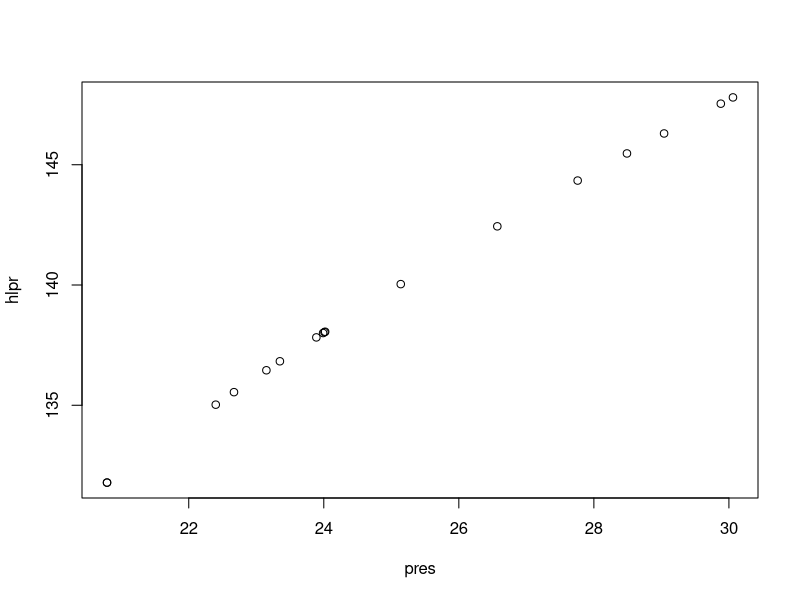
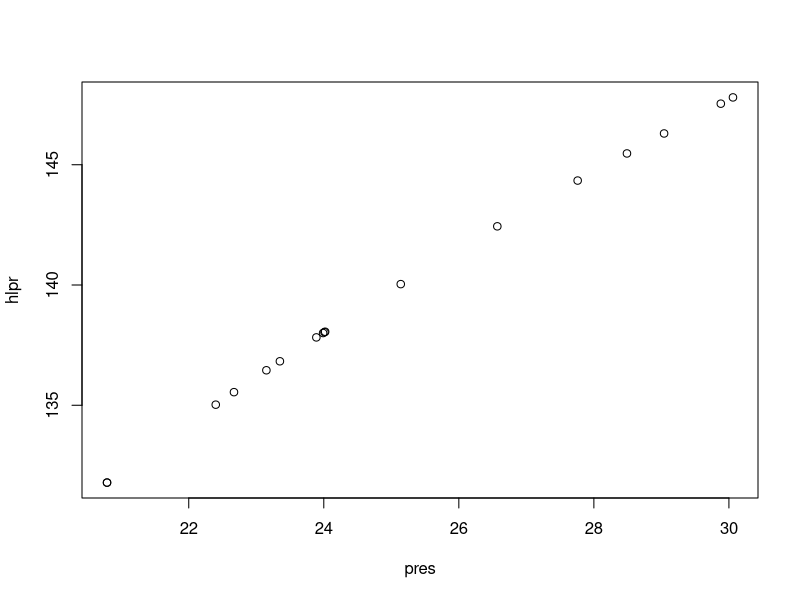

The R source for these figures, in order: (Note: this script raises an error after producing the figures.)
################### R code for regression analysis

# In the 1840s and 1850s a Scottish physicist, James D. Forbes, wanted to be able to estimate 
# altitude above sea level from measurement of the boiling point of the water. 
# He studied the relationship between boiling point and pressure. Forbes’ theory suggested 
# that over the range of observed values the graph of boiling point versus the logarithm of 
# pressure yields a straight line. Since the logs of the presures do not vary much, all 
# values of log(press) are multiplied by 100. This avoids studying very small numbers, 
# without changing the major features of the analysis 
# Reference: S. Weisberg. Applied Linear Regression. Wiley 2005.


# load the data and attcah the dataset
library(MASS)
data(forbes)

# Transform the pressure to 100*log(presure) useing a base 10 logarithm
forbes$hlpr<-100*log10(forbes$pres)
forbes$boil<-forbes$bp


# Create a scatterplot of the predictor versus the response, create summary statistics, 
# and calculate the correlation coefficient
plot(hlpr~pres, data=forbes)
summary(forbes$boil)
summary(forbes$hlpr)
cor(forbes$boil,forbes$hlpr)

# Fit a linear regression model and look at the regression output
fit<-lm(hlpr~boil, data=forbes)
summary(fit)  

# Draw a scatter plot with regression line
plot(hlpr~pres, data=forbes)
abline(fit)

# slope
fit$coefficients[2]
# The estimated regression line is hlpr=fit$coefficients[1]+fit$coefficients[2]*boil

# R square and adjusted R square
summary(fit)$r.squared
summary(fit)$adj.r.squared

# How scattered are the points around the line?
summary(fit)$sigma


# Calculate a 95% CI for the slope
slopemean<-tble[2,1]
slopese<-tble[2,2]
df<-fit$df.residual
critval<-abs(qt(0.025,df))

CIlow<-slopemean-critval*slopese
CIup<-slopemean+critval*slopese
# A 95% CI for the slope is (CIlow, CIup)

# Is the boiling point statistically significantly associated with HLPR?
tble<-summary(fit)$coefficients
pval<-tble[2,4]  # pvalue for testing H0: slope=0 vs H1: slope != 0



